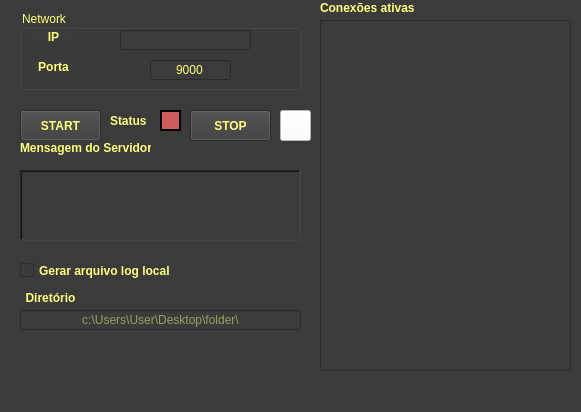
<?xml version="1.0" encoding="UTF-8"?>
<ui version="4.0">
 <class>MainWindow</class>
 <widget class="QMainWindow" name="MainWindow">
  <property name="geometry">
   <rect>
    <x>0</x>
    <y>0</y>
    <width>581</width>
    <height>412</height>
   </rect>
  </property>
  <property name="windowTitle">
   <string>LNA netServer</string>
  </property>
  <property name="styleSheet">
   <string notr="true">background-color: rgb(59, 59, 59);</string>
  </property>
  <widget class="QWidget" name="centralwidget">
   <widget class="QGroupBox" name="groupBox_2">
    <property name="geometry">
     <rect>
      <x>20</x>
      <y>10</y>
      <width>281</width>
      <height>80</height>
     </rect>
    </property>
    <property name="styleSheet">
     <string notr="true">color: rgb(255, 255, 127);</string>
    </property>
    <property name="title">
     <string>Network</string>
    </property>
    <widget class="QLabel" name="label_4">
     <property name="geometry">
      <rect>
       <x>10</x>
       <y>20</y>
       <width>47</width>
       <height>13</height>
      </rect>
     </property>
     <property name="font">
      <font>
       <weight>75</weight>
       <bold>true</bold>
      </font>
     </property>
     <property name="text">
      <string>IP</string>
     </property>
     <property name="alignment">
      <set>Qt::AlignCenter</set>
     </property>
    </widget>
    <widget class="QLabel" name="label_5">
     <property name="geometry">
      <rect>
       <x>10</x>
       <y>50</y>
       <width>47</width>
       <height>13</height>
      </rect>
     </property>
     <property name="font">
      <font>
       <weight>75</weight>
       <bold>true</bold>
      </font>
     </property>
     <property name="text">
      <string>Porta</string>
     </property>
     <property name="alignment">
      <set>Qt::AlignCenter</set>
     </property>
    </widget>
    <widget class="QLineEdit" name="txt_host">
     <property name="enabled">
      <bool>true</bool>
     </property>
     <property name="geometry">
      <rect>
       <x>100</x>
       <y>20</y>
       <width>131</width>
       <height>20</height>
      </rect>
     </property>
     <property name="text">
      <string/>
     </property>
     <property name="alignment">
      <set>Qt::AlignCenter</set>
     </property>
     <property name="readOnly">
      <bool>true</bool>
     </property>
     <property name="placeholderText">
      <string/>
     </property>
    </widget>
    <widget class="QLineEdit" name="txt_netport">
     <property name="geometry">
      <rect>
       <x>130</x>
       <y>50</y>
       <width>81</width>
       <height>20</height>
      </rect>
     </property>
     <property name="text">
      <string>9000</string>
     </property>
     <property name="alignment">
      <set>Qt::AlignCenter</set>
     </property>
     <property name="placeholderText">
      <string>ex: 9000</string>
     </property>
    </widget>
   </widget>
   <widget class="QLabel" name="label_3">
    <property name="geometry">
     <rect>
      <x>110</x>
      <y>110</y>
      <width>47</width>
      <height>21</height>
     </rect>
    </property>
    <property name="font">
     <font>
      <weight>75</weight>
      <bold>true</bold>
     </font>
    </property>
    <property name="styleSheet">
     <string notr="true">color: rgb(255, 255, 127);</string>
    </property>
    <property name="text">
     <string>Status</string>
    </property>
   </widget>
   <widget class="QPushButton" name="btnStop">
    <property name="geometry">
     <rect>
      <x>190</x>
      <y>110</y>
      <width>81</width>
      <height>31</height>
     </rect>
    </property>
    <property name="font">
     <font>
      <weight>75</weight>
      <bold>true</bold>
     </font>
    </property>
    <property name="styleSheet">
     <string notr="true">color: rgb(255, 255, 127);</string>
    </property>
    <property name="text">
     <string>STOP</string>
    </property>
   </widget>
   <widget class="QPushButton" name="btnStart">
    <property name="geometry">
     <rect>
      <x>20</x>
      <y>110</y>
      <width>81</width>
      <height>31</height>
     </rect>
    </property>
    <property name="font">
     <font>
      <weight>75</weight>
      <bold>true</bold>
     </font>
    </property>
    <property name="styleSheet">
     <string notr="true">color: rgb(255, 255, 127);</string>
    </property>
    <property name="text">
     <string>START</string>
    </property>
   </widget>
   <widget class="QLabel" name="label_status">
    <property name="geometry">
     <rect>
      <x>160</x>
      <y>110</y>
      <width>21</width>
      <height>21</height>
     </rect>
    </property>
    <property name="styleSheet">
     <string notr="true">background-color: indianred;</string>
    </property>
    <property name="frameShape">
     <enum>QFrame::WinPanel</enum>
    </property>
    <property name="frameShadow">
     <enum>QFrame::Plain</enum>
    </property>
    <property name="text">
     <string/>
    </property>
   </widget>
   <widget class="QLabel" name="label_7">
    <property name="geometry">
     <rect>
      <x>20</x>
      <y>140</y>
      <width>131</width>
      <height>16</height>
     </rect>
    </property>
    <property name="font">
     <font>
      <weight>75</weight>
      <bold>true</bold>
     </font>
    </property>
    <property name="styleSheet">
     <string notr="true">color: rgb(255, 255, 127);</string>
    </property>
    <property name="text">
     <string>Mensagem do Servidor</string>
    </property>
   </widget>
   <widget class="QCheckBox" name="check_save_log">
    <property name="geometry">
     <rect>
      <x>20</x>
      <y>260</y>
      <width>151</width>
      <height>21</height>
     </rect>
    </property>
    <property name="font">
     <font>
      <weight>75</weight>
      <bold>true</bold>
     </font>
    </property>
    <property name="styleSheet">
     <string notr="true">color: rgb(255, 255, 127);</string>
    </property>
    <property name="text">
     <string>Gerar arquivo log local</string>
    </property>
   </widget>
   <widget class="QLabel" name="label_6">
    <property name="geometry">
     <rect>
      <x>20</x>
      <y>290</y>
      <width>61</width>
      <height>16</height>
     </rect>
    </property>
    <property name="font">
     <font>
      <weight>75</weight>
      <bold>true</bold>
     </font>
    </property>
    <property name="styleSheet">
     <string notr="true">color: rgb(255, 255, 127);</string>
    </property>
    <property name="text">
     <string>Diretório</string>
    </property>
    <property name="alignment">
     <set>Qt::AlignCenter</set>
    </property>
   </widget>
   <widget class="QLineEdit" name="txt_log_path">
    <property name="geometry">
     <rect>
      <x>20</x>
      <y>310</y>
      <width>281</width>
      <height>20</height>
     </rect>
    </property>
    <property name="styleSheet">
     <string notr="true">color: rgb(255, 255, 127);</string>
    </property>
    <property name="text">
     <string/>
    </property>
    <property name="alignment">
     <set>Qt::AlignCenter</set>
    </property>
    <property name="placeholderText">
     <string>c:\Users\User\Desktop\folder\</string>
    </property>
   </widget>
   <widget class="QTextEdit" name="txt_server">
    <property name="geometry">
     <rect>
      <x>20</x>
      <y>170</y>
      <width>281</width>
      <height>71</height>
     </rect>
    </property>
    <property name="styleSheet">
     <string notr="true">color: rgb(255, 255, 127);</string>
    </property>
    <property name="frameShape">
     <enum>QFrame::WinPanel</enum>
    </property>
    <property name="frameShadow">
     <enum>QFrame::Sunken</enum>
    </property>
    <property name="readOnly">
     <bool>true</bool>
    </property>
   </widget>
   <widget class="QLabel" name="txt_n_conn">
    <property name="geometry">
     <rect>
      <x>16</x>
      <y>350</y>
      <width>281</width>
      <height>21</height>
     </rect>
    </property>
    <property name="font">
     <font>
      <weight>75</weight>
      <bold>true</bold>
     </font>
    </property>
    <property name="styleSheet">
     <string notr="true">color: rgb(255, 255, 127);</string>
    </property>
    <property name="text">
     <string/>
    </property>
    <property name="alignment">
     <set>Qt::AlignCenter</set>
    </property>
   </widget>
   <widget class="QPushButton" name="btnHide">
    <property name="geometry">
     <rect>
      <x>280</x>
      <y>110</y>
      <width>31</width>
      <height>31</height>
     </rect>
    </property>
    <property name="toolTip">
     <string>Minimizar para bandeja</string>
    </property>
    <property name="styleSheet">
     <string notr="true">color: rgb(255, 0, 0);
background-color: rgb(255, 255, 255);</string>
    </property>
    <property name="text">
     <string/>
    </property>
    <property name="icon">
     <iconset>
      <normaloff>../client/tray.ico</normaloff>../client/tray.ico</iconset>
    </property>
    <property name="iconSize">
     <size>
      <width>25</width>
      <height>25</height>
     </size>
    </property>
   </widget>
   <widget class="QTextEdit" name="txt_list_addr">
    <property name="geometry">
     <rect>
      <x>320</x>
      <y>20</y>
      <width>251</width>
      <height>351</height>
     </rect>
    </property>
    <property name="font">
     <font>
      <weight>75</weight>
      <bold>true</bold>
     </font>
    </property>
    <property name="styleSheet">
     <string notr="true">color: rgb(255, 255, 127);</string>
    </property>
    <property name="readOnly">
     <bool>true</bool>
    </property>
   </widget>
   <widget class="QLabel" name="label">
    <property name="geometry">
     <rect>
      <x>320</x>
      <y>0</y>
      <width>101</width>
      <height>16</height>
     </rect>
    </property>
    <property name="font">
     <font>
      <weight>75</weight>
      <bold>true</bold>
     </font>
    </property>
    <property name="styleSheet">
     <string notr="true">color: rgb(255, 255, 127);</string>
    </property>
    <property name="text">
     <string>Conexões ativas</string>
    </property>
   </widget>
  </widget>
  <widget class="QMenuBar" name="menubar">
   <property name="geometry">
    <rect>
     <x>0</x>
     <y>0</y>
     <width>581</width>
     <height>21</height>
    </rect>
   </property>
  </widget>
  <widget class="QStatusBar" name="statusbar"/>
 </widget>
 <resources/>
 <connections/>
</ui>
